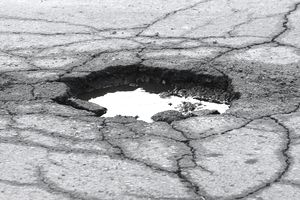
#> input picture project/data/test1.jpg, 300 x 200 px
$ python -i canny.py   (imports and definitions only)
#> lines starting #> are read from the running program, lines starting #| are printed output that depends on the picture; after the words box and inside, x2 and y2 are one past the last pixel; in counts of white or black regions, pixels touching at a corner belong together
#> further down, picture is the input picture: shape (200, 300, 3); mean B, G, R 171.2, 168.3, 167.4
import numpy as np
import cv2


# Non-maximal supression
def NonMaxSupWithInterpol(Gmag, deg, Gx, Gy):
    NMS = np.zeros(Gmag.shape)

    # Ignoring the first and the last column
    for i in range(1, int(Gmag.shape[0]) - 1):
        for j in range(1, int(Gmag.shape[1]) - 1):
            if((deg[i,j] >= 0 and deg[i,j] <= 45) or (deg[i,j] < -135 and deg[i,j] >= -180)):
                bot = np.array([Gmag[i,j+1], Gmag[i+1,j+1]])
                top = np.array([Gmag[i,j-1], Gmag[i-1,j-1]])
                alpha = np.absolute(Gy[i,j]/Gmag[i,j])
                if (Gmag[i,j] >= ((bot[1]-bot[0])*alpha+bot[0]) and Gmag[i,j] >= ((top[1]-top[0])*alpha+top[0])):
                    NMS[i,j] = Gmag[i,j]
                else:
                    NMS[i,j] = 0
            if((deg[i,j] > 45 and deg[i,j] <= 90) or (deg[i,j] < -90 and deg[i,j] >= -135)):
                bot = np.array([Gmag[i+1,j] ,Gmag[i+1,j+1]])
                top = np.array([Gmag[i-1,j] ,Gmag[i-1,j-1]])
                alpha = np.absolute(Gx[i,j]/Gmag[i,j])
                if (Gmag[i,j] >= ((bot[1]-bot[0])*alpha+bot[0]) and Gmag[i,j] >= ((top[1]-top[0])*alpha+top[0])):
                    NMS[i,j] = Gmag[i,j]
                else:
                    NMS[i,j] = 0
            if((deg[i,j] > 90 and deg[i,j] <= 135) or (deg[i,j] < -45 and deg[i,j] >= -90)):
                bot = np.array([Gmag[i+1,j] ,Gmag[i+1,j-1]])
                top = np.array([Gmag[i-1,j] ,Gmag[i-1,j+1]])
                alpha = np.absolute(Gx[i,j]/Gmag[i,j])
                if (Gmag[i,j] >= ((bot[1]-bot[0])*alpha+bot[0]) and Gmag[i,j] >= ((top[1]-top[0])*alpha+top[0])):
                    NMS[i,j] = Gmag[i,j]
                else:
                    NMS[i,j] = 0
            if((deg[i,j] > 135 and deg[i,j] <= 180) or (deg[i,j] < 0 and deg[i,j] >= -45)):
                bot = np.array([Gmag[i,j-1] ,Gmag[i+1,j-1]])
                top = np.array([Gmag[i,j+1] ,Gmag[i-1,j+1]])
                alpha = np.absolute(Gy[i,j]/Gmag[i,j])
                if (Gmag[i,j] >= ((bot[1]-bot[0])*alpha+bot[0]) and Gmag[i,j] >= ((top[1]-top[0])*alpha+top[0])):
                    NMS[i,j] = Gmag[i,j]
                else:
                    NMS[i,j] = 0

    return NMS


# Hysterisis
def hysterisis_threshold(img):
    highThresholdRatio = 0.8
    lowThresholdRatio = 0.3
    hyster = np.copy(img)
    h = int(hyster.shape[0])
    w = int(hyster.shape[1])
    ht = np.max(hyster) * highThresholdRatio
    lt = ht * lowThresholdRatio
    x = 0.1
    oldx=0

    # The while loop is used so that the loop will keep executing till the number of strong edges do not change, i.e all weak edges connected to strong edges have been found
    while(oldx != x):
        oldx = x
        for i in range(1,h-1):
            for j in range(1,w-1):
                if(hyster[i,j] > ht):
                    hyster[i,j] = 1
                elif(hyster[i,j] < lt):
                    hyster[i,j] = 0
                else:
                    if((hyster[i-1,j-1] > ht) or
                        (hyster[i-1,j] > ht) or
                        (hyster[i-1,j+1] > ht) or
                        (hyster[i,j-1] > ht) or
                        (hyster[i,j+1] > ht) or
                        (hyster[i+1,j-1] > ht) or
                        (hyster[i+1,j] > ht) or
                        (hyster[i+1,j+1] > ht)):
                        hyster[i,j] = 1
        x = np.sum(hyster == 1)

    hyster = (hyster == 1) * hyster # This is done to remove/clean all the weak edges which are not connected to strong edges

    return hyster


def canny(image):

    # use the image given in the argument
    image = image

    # resige image as the program just to sure its 200*200
    image = cv2.resize(image,(200,200))

    # Convert color image to grayscale to help extraction of edges and plot it
    image_gray = np.dot(image[...,:3], [0.299, 0.587, 0.114])

    # Blur the grayscale image so that only important edges are extracted and the noisy ones ignored
    image_gray_blurred = cv2.GaussianBlur(image_gray,(5,5),1.4)
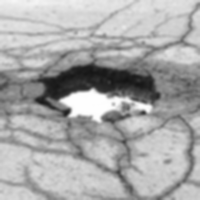
#> image_gray_blurred: shape (200, 200) float64; min 19.91, max 255, mean 169.2

    # Apply Sobel Filter in X direction
    # gx = SobelFilter(image_gray_blurred, 'x')
    Gx = np.array([[-1,0,+1], [-2,0,+2],  [-1,0,+1]])
    gx = cv2.filter2D(image_gray_blurred,-1,Gx)
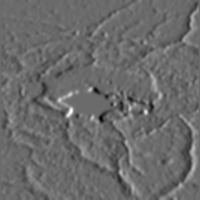
#> gx: shape (200, 200) float64; min -301.6, max 413.5, mean -0.3; drawn with min black and max white
    gx = gx/np.max(gx)

    # Apply Sobel Filter in Y direction
    # gy = SobelFilter(image_gray_blurred, 'y')
    Gy = np.array([[-1,-2,-1], [0,0,0], [+1,+2,+1]])
    gy = cv2.filter2D(image_gray_blurred,-1,Gy)
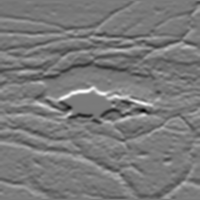
#> gy: shape (200, 200) float64; min -418.2, max 449.4, mean -2.3; drawn with min black and max white
    gy = gy/np.max(gy)

    # Calculate the magnitude of the gradients obtained
    Mag = np.hypot(gx,gy)
    Mag = Mag/np.max(Mag)

    # Calculate direction of the gradients
    Gradient = np.degrees(np.arctan2(gy,gx))
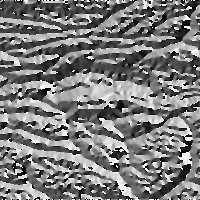
#> Gradient: shape (200, 200) float64; min -180, max 180, mean -5; drawn with min black and max white

    # Get the Non-Max Suppressed output
    NMS = NonMaxSupWithInterpol(Mag, Gradient, gx, gy)
#> after the loop in NonMaxSupWithInterpol, `for i in range(1, int(Gmag.shape[0]) - 1):`:
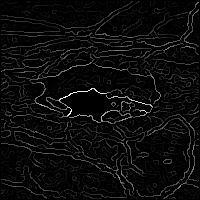
#> NMS: shape (200, 200) float64; min 0, max 1, mean 0.0421
    NMS = NMS/np.max(NMS)

    # The output of canny edge detection
    final = hysterisis_threshold(NMS)
#> in hysterisis_threshold, `ht = np.max(hyster) * highThresholdRatio`: ht = 0.8
#> in hysterisis_threshold, `lt = ht * lowThresholdRatio`: lt = 0.24
#> the loop in hysterisis_threshold, `while(oldx != x):` made 62 passes
#> (oldx, x) on passes 2 to 13: (138, 165), (165, 173), (173, 184), (184, 193), (193, 202), (202, 209), (209, 215), (215, 222), (222, 226), (226, 231), (231, 253), (253, 258)
#> x on pass 1: 138
#> after the loop in hysterisis_threshold, `while(oldx != x):`:
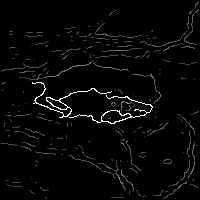
#> hyster: shape (200, 200) float64; 19.16% of pixels changed, all inside (x1, y1, x2, y2) = (1, 1, 199, 199)
#> in hysterisis_threshold, `hyster = (hyster == 1) * hyster`:
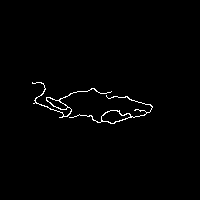
#> hyster: shape (200, 200) float64; values 0 (black) and 1 (white), 1.1% white in thin lines or dots, all inside (x1, y1, x2, y2) = (32, 82, 153, 124)
    # cv2.imshow('Output', final)
    # cv2.waitKey(0)

    return final

>>> import cv2
>>> picture = cv2.imread('../data/test1.jpg')
>>> result = canny(picture)

$ run again, on project/data/test2.jpg
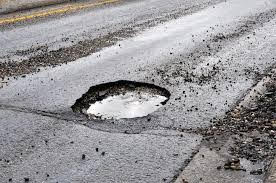
#> input picture project/data/test2.jpg, 276 x 183 px
#> picture is the input picture: shape (183, 276, 3); mean B, G, R 152.1, 149.5, 151.4
#> after the loop in NonMaxSupWithInterpol, `for i in range(1, int(Gmag.shape[0]) - 1):`:
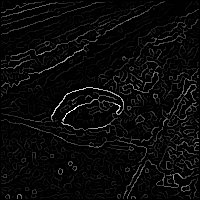
#> NMS: shape (200, 200) float64; min 0, max 1, mean 0.0404
#> ht = 0.8
#> lt = 0.24
#> the loop in hysterisis_threshold, `while(oldx != x):` made 15 passes
#> (oldx, x) on passes 2 to 9: (202, 216), (216, 226), (226, 239), (239, 247), (247, 253), (253, 266), (266, 273), (273, 277)
#> in hysterisis_threshold, `hyster = (hyster == 1) * hyster`:
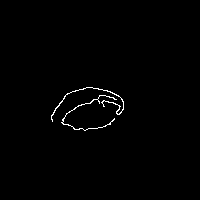
#> hyster: shape (200, 200) float64; values 0 (black) and 1 (white), 0.8% white in thin lines or dots, all inside (x1, y1, x2, y2) = (51, 87, 124, 131)

$ run again, on project/data/test3.jpg
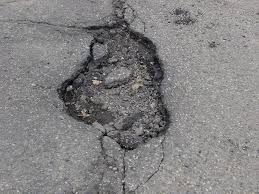
#> input picture project/data/test3.jpg, 259 x 194 px
#> picture is the input picture: shape (194, 259, 3); mean B, G, R 131.2, 131.1, 132.1
#> after the loop in NonMaxSupWithInterpol, `for i in range(1, int(Gmag.shape[0]) - 1):`:
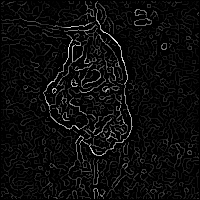
#> NMS: shape (200, 200) float64; min 0, max 1, mean 0.0482
#> ht = 0.8
#> lt = 0.24
#> the loop in hysterisis_threshold, `while(oldx != x):` made 32 passes
#> (oldx, x) on passes 2 to 9: (193, 215), (215, 244), (244, 328), (328, 351), (351, 363), (363, 404), (404, 417), (417, 424)
#> in hysterisis_threshold, `hyster = (hyster == 1) * hyster`:
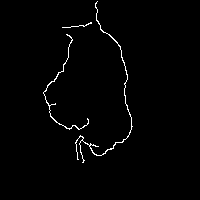
#> hyster: shape (200, 200) float64; values 0 (black) and 1 (white), 1.3% white in thin lines or dots, all inside (x1, y1, x2, y2) = (43, 1, 133, 163)

$ run again, on project/data/test4.jpg
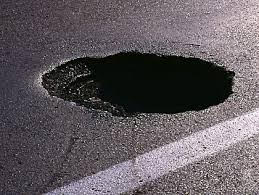
#> input picture project/data/test4.jpg, 259 x 195 px
#> picture is the input picture: shape (195, 259, 3); mean B, G, R 94.9, 90.2, 96.9
#> ht = 0.8
#> lt = 0.24
#> the loop in hysterisis_threshold, `while(oldx != x):` made 7 passes
#> (oldx, x) on passes 2 to 7: (276, 300), (300, 319), (319, 368), (368, 379), (379, 400), (400, 400)
#> in hysterisis_threshold, `hyster = (hyster == 1) * hyster`:
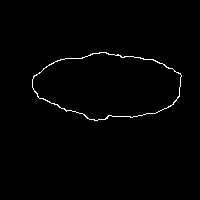
#> hyster: shape (200, 200) float64; values 0 (black) and 1 (white), 1% white in thin lines or dots, all inside (x1, y1, x2, y2) = (32, 52, 182, 121)
